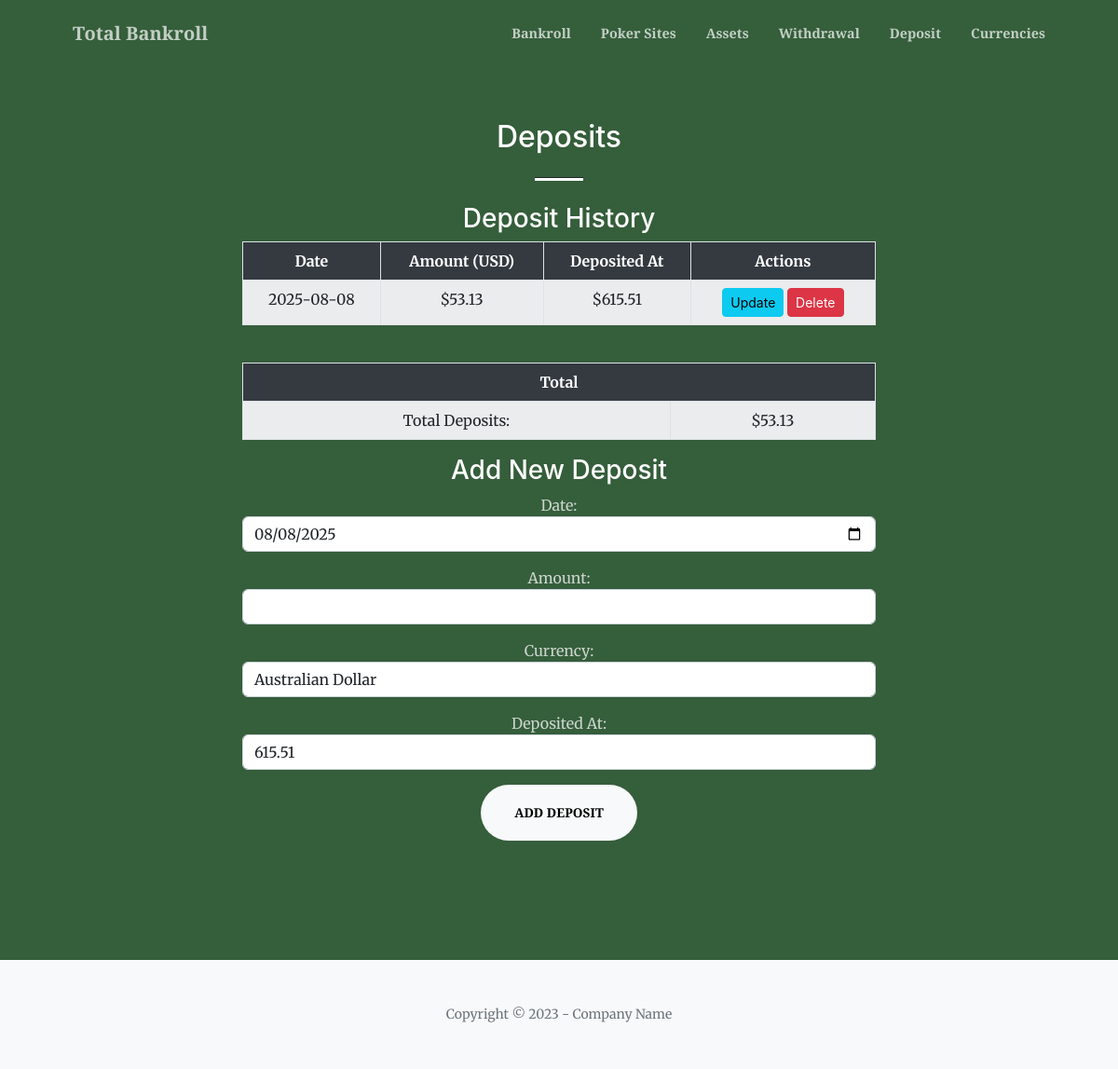
/deposit, run on an earlier commit of the app's database.
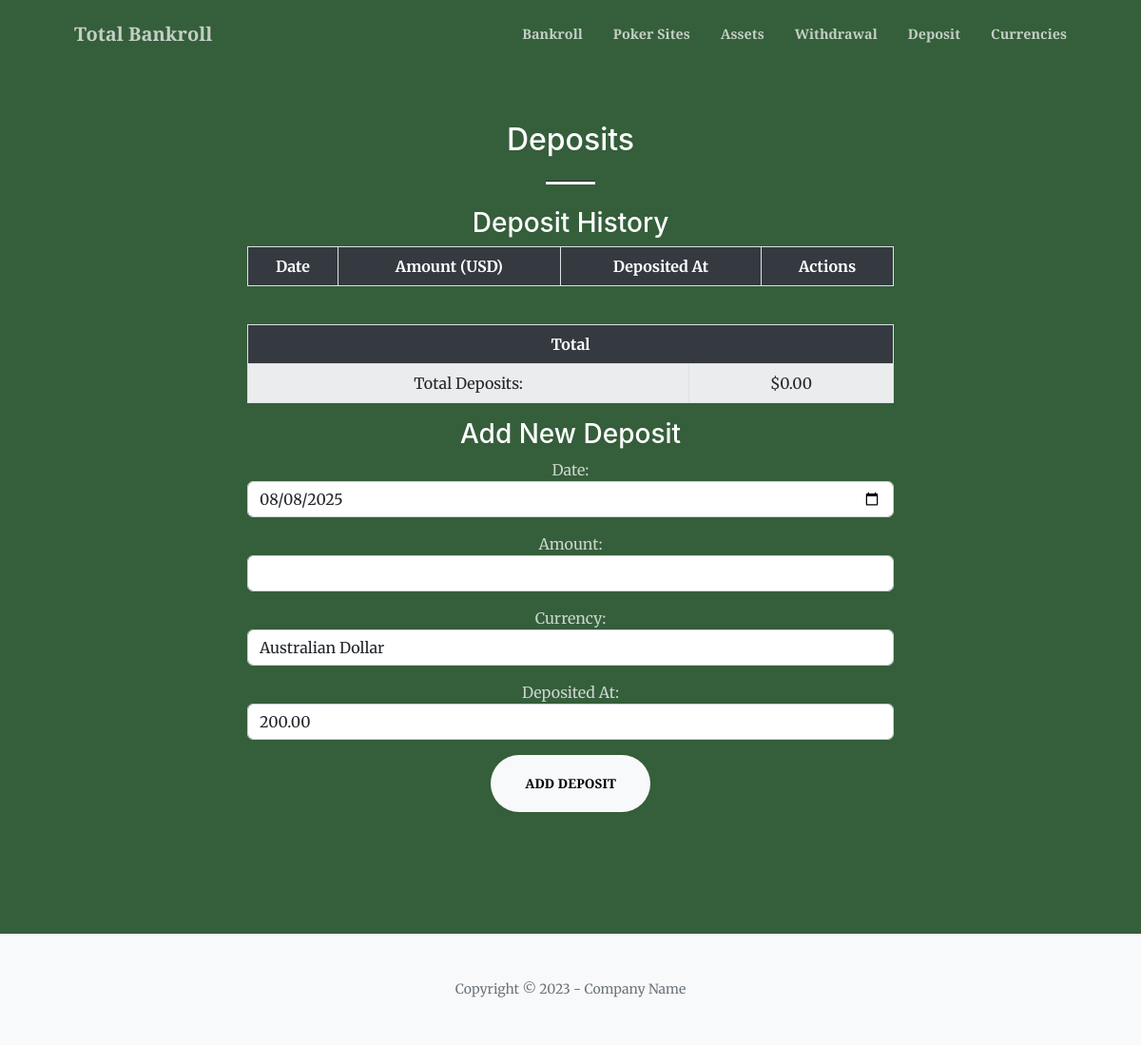
And on a later commit of the database.
### tables this page shows
CREATE TABLE deposits (
    id INTEGER PRIMARY KEY AUTOINCREMENT,
    date TEXT NOT NULL,
    amount REAL NOT NULL,
    deposited_at REAL NOT NULL,
    last_updated TEXT NOT NULL,
    currency TEXT NOT NULL DEFAULT 'Dollar'
);

### src/total_bankroll/main.py (the view)
@app.route("/deposit")
def deposit():
    db = get_db()
    poker_sites_data = db.execute("""
        SELECT
            SUM(amount) AS current_total
        FROM sites
        WHERE last_updated = (SELECT MAX(last_updated) FROM sites)
    """).fetchone()
    current_poker_total = poker_sites_data['current_total'] if poker_sites_data and poker_sites_data['current_total'] is not None else 0
    assets_data = db.execute("""
        SELECT
            SUM(amount) AS current_total
        FROM assets
        WHERE last_updated = (SELECT MAX(last_updated) FROM assets)
    """).fetchone()
    current_asset_total = assets_data['current_total'] if assets_data and assets_data['current_total'] is not None else 0
    total_withdrawals = db.execute("SELECT SUM(amount) FROM drawings").fetchone()[0]
    if total_withdrawals is None:
        total_withdrawals = 0
    total_net_worth = current_poker_total + current_asset_total - total_withdrawals
    deposit_data = db.execute("SELECT id, date, CAST(amount AS REAL) as amount, CAST(deposited_at AS REAL) as deposited_at, last_updated, currency FROM deposits").fetchall()
    today = datetime.now().strftime("%Y-%m-%d")
    currencies = db.execute("SELECT name FROM currency ORDER BY name").fetchall()
    return render_template("deposit.html", deposits=deposit_data, today=today, total_net_worth=total_net_worth, currencies=currencies)

### src/total_bankroll/main.py (called while the page is built)
def get_db():
    conn = sqlite3.connect(DATABASE)
    conn.row_factory = sqlite3.Row
    return conn

### src/total_bankroll/templates/deposit.html (shortened to what the changed rows need)
{% extends "base.html" %}
{% block content %}
<section class="page-section bg-primary" id="deposit">
    <div class="container px-4 px-lg-5">
        <div class="row gx-4 gx-lg-5 justify-content-center">
            <div class="col-lg-8 text-center">
                <h2 class="text-white mt-0">Deposits</h2>
                <div class="table-responsive">
                    <table class="table table-striped table-bordered">
                        <thead class="table-header-dark">
                            <tr>
                                <th scope="col">Date</th>
                                <th scope="col">Amount (USD)</th>
                                <th scope="col">Deposited At</th>
                                <th scope="col">Actions</th>
                            </tr>
                        </thead>
                        <tbody>
                            {% for deposit_item in deposits %}
                                <tr>
                                    <td>{{ deposit_item.date }}</td>
                                    <td>${{ "%.2f" | format(deposit_item.amount) }}</td>
                                    <td>${{ "%.2f" | format(deposit_item.deposited_at) }}</td>
                                    <td>
                                        <a href="#" class="btn btn-sm btn-info update-modal-btn" data-bs-toggle="modal" data-bs-target="#generalModal" data-url="{{ url_for('update_deposit', deposit_id=deposit_item.id) }}">Update</a>
                                        <a href="#" class="btn btn-sm btn-danger delete-modal-btn" data-bs-toggle="modal" data-bs-target="#generalModal" data-url="{{ url_for('confirm_delete', item_type='deposit', item_id=deposit_item.id) }}">Delete</a>
                                    </td>
                                </tr>
                            {% endfor %}
                        </tbody>
                    </table>
                </div>
                <div class="table-responsive mt-4">
                    <table class="table table-striped table-bordered">
                        <thead class="table-header-dark">
                            <tr>
                                <th scope="col" colspan="2" class="text-center">Total</th>
                            </tr>
                        </thead>
                        <tbody>
                            <tr>
                                <td>Total Deposits:</td>
                                <td>${{ "%.2f" | format(deposits | sum(attribute='amount')) }}</td>
                            </tr>
                        </tbody>
                    </table>
                </div>
                <form action="/add_deposit" method="post">
                    <div class="mb-3">
                        <label for="deposited_at" class="text-white-75">Deposited At:</label>
                        <input type="number" class="form-control" id="deposited_at" name="deposited_at" step="any" min="0" value="{{ "%.2f" | format(total_net_worth) }}" required>
                    </div>
                </form>
            </div>
        </div>
    </div>
</section>
{% endblock %}

What changed in the data, as far as the page shows it:
removed deposits: date "2025-08-08", amount "53.13", deposited_at "615.51"
Also different on the page:
{{ "%.2f" | format(deposits | sum(attribute='amount')) }}: "53.13" → "0.00"
form field deposited_at: "615.51" → "200.00"
